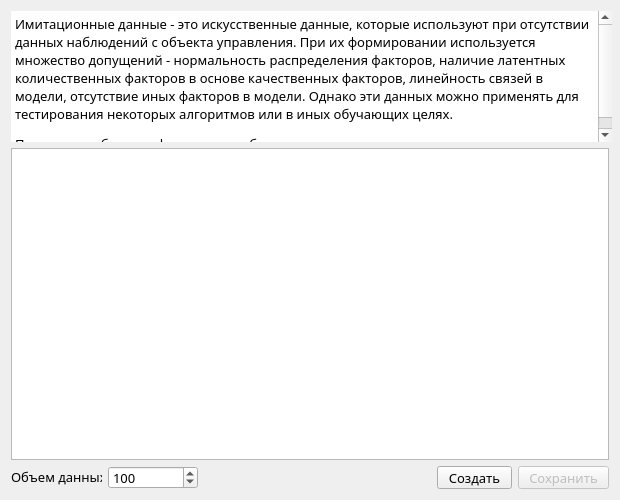
<?xml version="1.0" encoding="UTF-8"?>
<ui version="4.0">
 <class>ImitationForm</class>
 <widget class="QWidget" name="ImitationForm">
  <property name="geometry">
   <rect>
    <x>0</x>
    <y>0</y>
    <width>620</width>
    <height>500</height>
   </rect>
  </property>
  <property name="minimumSize">
   <size>
    <width>620</width>
    <height>500</height>
   </size>
  </property>
  <property name="font">
   <font>
    <family>Franklin Gothic Medium</family>
    <pointsize>10</pointsize>
   </font>
  </property>
  <property name="windowTitle">
   <string>Создание имитационных данных</string>
  </property>
  <property name="windowIcon">
   <iconset resource="../icons/forms_resources.qrc">
    <normaloff>:/icons/imitation.png</normaloff>:/icons/imitation.png</iconset>
  </property>
  <layout class="QVBoxLayout" name="verticalLayout">
   <item>
    <widget class="QTextBrowser" name="textBrowser">
     <property name="minimumSize">
      <size>
       <width>601</width>
       <height>131</height>
      </size>
     </property>
     <property name="maximumSize">
      <size>
       <width>16777215</width>
       <height>131</height>
      </size>
     </property>
     <property name="frameShape">
      <enum>QFrame::NoFrame</enum>
     </property>
     <property name="frameShadow">
      <enum>QFrame::Plain</enum>
     </property>
     <property name="html">
      <string>&lt;!DOCTYPE HTML PUBLIC &quot;-//W3C//DTD HTML 4.0//EN&quot; &quot;http://www.w3.org/TR/REC-html40/strict.dtd&quot;&gt;
&lt;html&gt;&lt;head&gt;&lt;meta name=&quot;qrichtext&quot; content=&quot;1&quot; /&gt;&lt;style type=&quot;text/css&quot;&gt;
p, li { white-space: pre-wrap; }
&lt;/style&gt;&lt;/head&gt;&lt;body style=&quot; font-family:'Franklin Gothic Medium'; font-size:10pt; font-weight:400; font-style:normal;&quot;&gt;
&lt;p style=&quot; margin-top:12px; margin-bottom:12px; margin-left:0px; margin-right:0px; -qt-block-indent:0; text-indent:0px;&quot;&gt;&lt;img src=&quot;:/icons/help.png&quot; width=&quot;15&quot; height=&quot;16&quot; style=&quot;vertical-align: top;&quot; /&gt;Имитационные данные - это искусственные данные, которые используют при отсутствии данных наблюдений с объекта управления. При их формировании используется множество допущений - нормальность распределения факторов, наличие латентных количественных факторов в основе качественных факторов, линейность связей в модели, отсутствие иных факторов в модели. Однако эти данных можно применять для тестирования некоторых алгоритмов или в иных обучающих целях.&lt;/p&gt;
&lt;p style=&quot; margin-top:12px; margin-bottom:12px; margin-left:0px; margin-right:0px; -qt-block-indent:0; text-indent:0px;&quot;&gt;Позволяет работать с факторами &lt;span style=&quot; text-decoration: underline;&quot;&gt;любых шкал&lt;/span&gt;.&lt;/p&gt;&lt;/body&gt;&lt;/html&gt;</string>
     </property>
    </widget>
   </item>
   <item>
    <widget class="QTableView" name="tableView"/>
   </item>
   <item>
    <layout class="QHBoxLayout" name="horizontalLayout">
     <item>
      <widget class="QLabel" name="label">
       <property name="minimumSize">
        <size>
         <width>91</width>
         <height>16</height>
        </size>
       </property>
       <property name="maximumSize">
        <size>
         <width>91</width>
         <height>16</height>
        </size>
       </property>
       <property name="text">
        <string>Объем данных</string>
       </property>
      </widget>
     </item>
     <item>
      <widget class="QSpinBox" name="spinBox">
       <property name="minimumSize">
        <size>
         <width>90</width>
         <height>23</height>
        </size>
       </property>
       <property name="minimum">
        <number>10</number>
       </property>
       <property name="maximum">
        <number>10000</number>
       </property>
       <property name="value">
        <number>100</number>
       </property>
      </widget>
     </item>
     <item>
      <spacer name="horizontalSpacer">
       <property name="orientation">
        <enum>Qt::Horizontal</enum>
       </property>
       <property name="sizeHint" stdset="0">
        <size>
         <width>40</width>
         <height>20</height>
        </size>
       </property>
      </spacer>
     </item>
     <item>
      <widget class="QPushButton" name="btnCreate">
       <property name="minimumSize">
        <size>
         <width>75</width>
         <height>23</height>
        </size>
       </property>
       <property name="maximumSize">
        <size>
         <width>75</width>
         <height>23</height>
        </size>
       </property>
       <property name="text">
        <string>Создать</string>
       </property>
       <property name="icon">
        <iconset resource="../icons/forms_resources.qrc">
         <normaloff>:/icons/btn_ok_200.png</normaloff>:/icons/btn_ok_200.png</iconset>
       </property>
      </widget>
     </item>
     <item>
      <widget class="QPushButton" name="btnSave">
       <property name="enabled">
        <bool>false</bool>
       </property>
       <property name="minimumSize">
        <size>
         <width>91</width>
         <height>23</height>
        </size>
       </property>
       <property name="maximumSize">
        <size>
         <width>91</width>
         <height>23</height>
        </size>
       </property>
       <property name="text">
        <string>Сохранить</string>
       </property>
       <property name="icon">
        <iconset resource="../icons/forms_resources.qrc">
         <normaloff>:/icons/save.png</normaloff>:/icons/save.png</iconset>
       </property>
      </widget>
     </item>
    </layout>
   </item>
  </layout>
 </widget>
 <resources>
  <include location="../icons/forms_resources.qrc"/>
 </resources>
 <connections/>
</ui>
